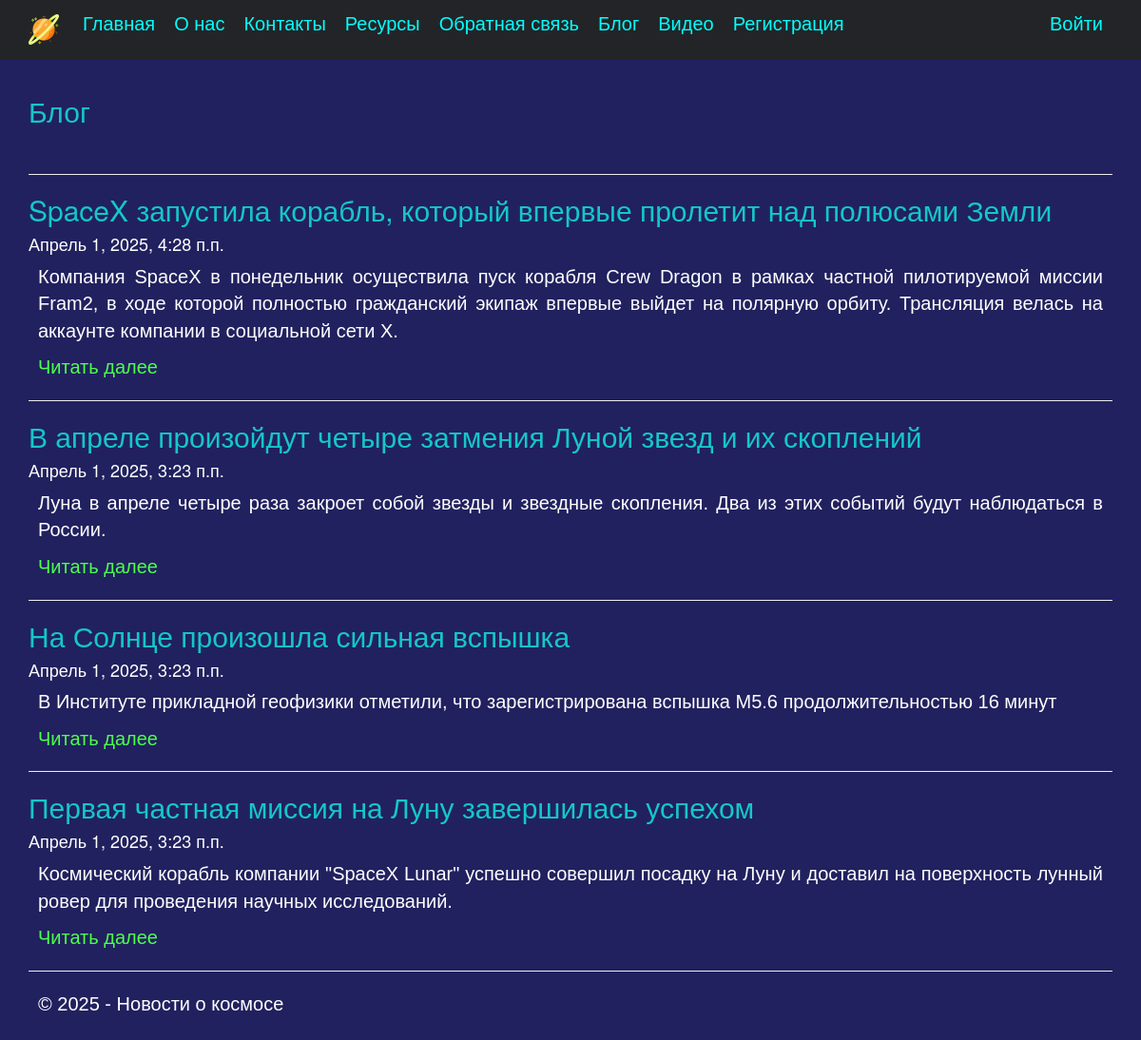
Screenshot of /blog/ with the database file from the repository.
### app/models.py (models this page shows, shortened)
class Blog(models.Model):
    title = models.CharField(max_length = 100, unique_for_date = "posted", verbose_name = "Заголовок")
    description = models.TextField(verbose_name = "Краткое содержание")
    content = models.TextField(verbose_name = "Полное содержание")
    posted = models.DateTimeField(default = datetime.now(), db_index = True, verbose_name = "Опубликована")
    author = models.ForeignKey(User, null=True, blank=True, on_delete = models.SET_NULL, verbose_name = "Автор")
    image = models.FileField(default='temp.jpg', verbose_name= "Путь к картинке")
    class Meta:
        db_table = "Posts" # имя таблицы для модели
        ordering = ["-posted"] # порядок сортировки данных в модели	означает по убыванию)
        verbose_name = "статья блога" # имя, под которым модель будет отображаться в административном разделе (для одной статьи блога)
        verbose_name_plural = "статьи блога" # тоже для всех статей блога

### app/views.py (the view)
# urls.py: path('blog/', views.blog, name='blog'),
def blog(request):
    assert isinstance(request, HttpRequest)
    posts = Blog.objects.all() # запрос на выбор всех статей блога из модели
    return render(
        request,
        'app/blog.html',
        {
            'title':'Блог',
            'posts': posts, # передача списка статей в шаблон веб-страницы
            'year':datetime.now().year,
        }
    )

### app/templates/app/blog.html
{% extends "app/layout.html" %}
{% block content %}
<h2>{{ title }}</h2>
<br />
{% for post in posts %}
<hr/>
<div class="">
    <h2> {{post.title}} </h2>
    <h4> {{post.posted}} </h4>
    <p> {{post.description}} </p>
    <p><a href="{% url 'blogpost' parametr=post.id %}"> Читать далее </a> </p>
</div>
{% endfor %}
{% endblock %}

### app/static/app/content/site.css (style rules this page uses)
body { padding-top: 80px; padding-bottom: 20px; background-color: rgb(33, 33, 95); }
p { font-family: Arial, Helvetica, sans-serif; font-size: 20px; color: white; margin: 10px; text-align: justify }
b, h3, h2, .answer, h5 { color: rgb(21, 199, 199); }
a { color:rgb(77, 255, 77); font-size: 20px; }
h1, h4, h7, address, .header { color: white; }

### rows the page displays
Blog: title "SpaceX запустила корабль, который впервые пролетит над полюсами Земли", posted "Апрель 1, 2025, 4:28 п.п.", description "Компания SpaceX в понедельник осуществила пуск корабля Crew Dragon в рамках частной пилотируемой миссии Fram2, в ходе которой полностью гражданский экипаж впервые выйдет на полярную орбиту. Трансляция велась на аккаунте компании в социальной сети Х."
Blog: title "В апреле произойдут четыре затмения Луной звезд и их скоплений", posted "Апрель 1, 2025, 3:23 п.п.", description "Луна в апреле четыре раза закроет собой звезды и звездные скопления. Два из этих событий будут наблюдаться в России."
Blog: title "На Солнце произошла сильная вспышка", posted "Апрель 1, 2025, 3:23 п.п.", description "В Институте прикладной геофизики отметили, что зарегистрирована вспышка M5.6 продолжительностью 16 минут"
Blog: title "Первая частная миссия на Луну завершилась успехом", posted "Апрель 1, 2025, 3:23 п.п.", description "Космический корабль компании \"SpaceX Lunar\" успешно совершил посадку на Луну и доставил на поверхность лунный ровер для проведения научных исследований."

### other values shown
{{ title }} "Блог"
